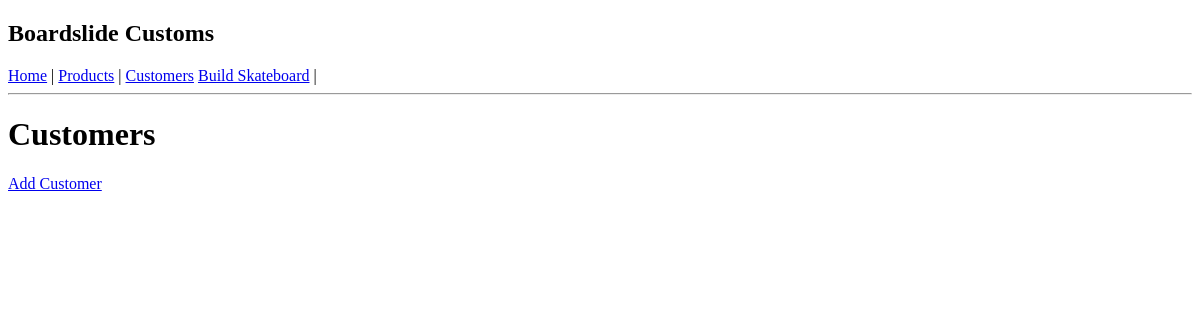
The page /customers on the database as committed earlier.
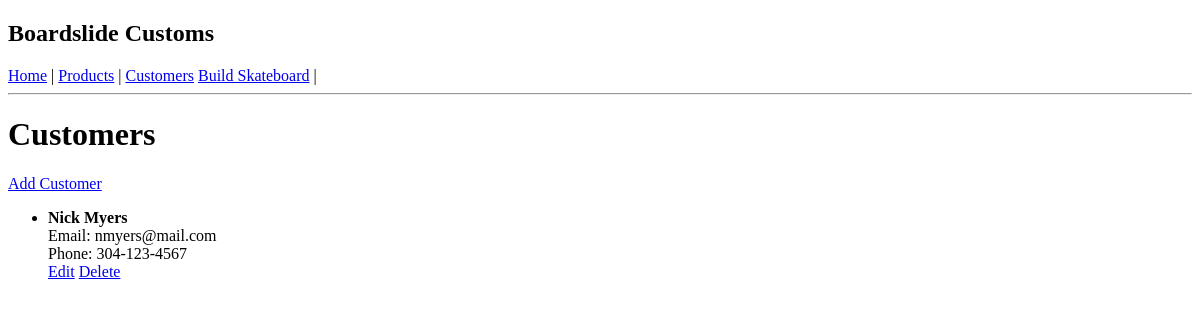
The same page on the database as committed later.
### models/customer.py (models this page shows)
class Customer(db.Model):
    __tablename__ = 'customer'
    id = db.Column(db.Integer, autoincrement=True, primary_key=True)
    fname = db.Column(db.String(30))
    lname = db.Column(db.String(30))
    email = db.Column(db.String(30))
    phone = db.Column(db.String(30))

### application.py (the view)
@app.route('/customers')
def viewall():
    customers = Customer.query.all()
    return render_template('customers.html', customers=customers)

### templates/customers.html
{% extends "base.html" %}
{% block content %}
<h1>Customers</h1>
<a href="/add_customer">Add Customer</a>
<ul>
  {% for customer in customers %}
    <li>
      <strong>{{ customer.fname }} {{ customer.lname }}</strong><br>
      Email: {{ customer.email }}<br>
      Phone: {{ customer.phone }}<br>
      <a href="/edit_customer/{{ customer.id }}">Edit</a>
      <a href="/delete_customer/{{ customer.id }}">Delete</a>
    </li>
    <br>
  {% endfor %}
</ul>
{% endblock %}

### templates/base.html (shortened to what this page needs)
<!DOCTYPE html>
<html>
<head>
</head>
<body>
    <h2>Boardslide Customs</h2>
    <a href="/">Home</a> |
    <a href="/products">Products</a> |
    <a href="/customers">Customers</a>
    <a href="/build_skateboard">Build Skateboard</a> |
    <hr>
    {% block content %}{% endblock %}
</body>
</html>

Rows that differ between the two databases and show on the page:
added Customer: fname "Nick", lname "Myers", email "nmyers@mail.com", phone "304-123-4567"
